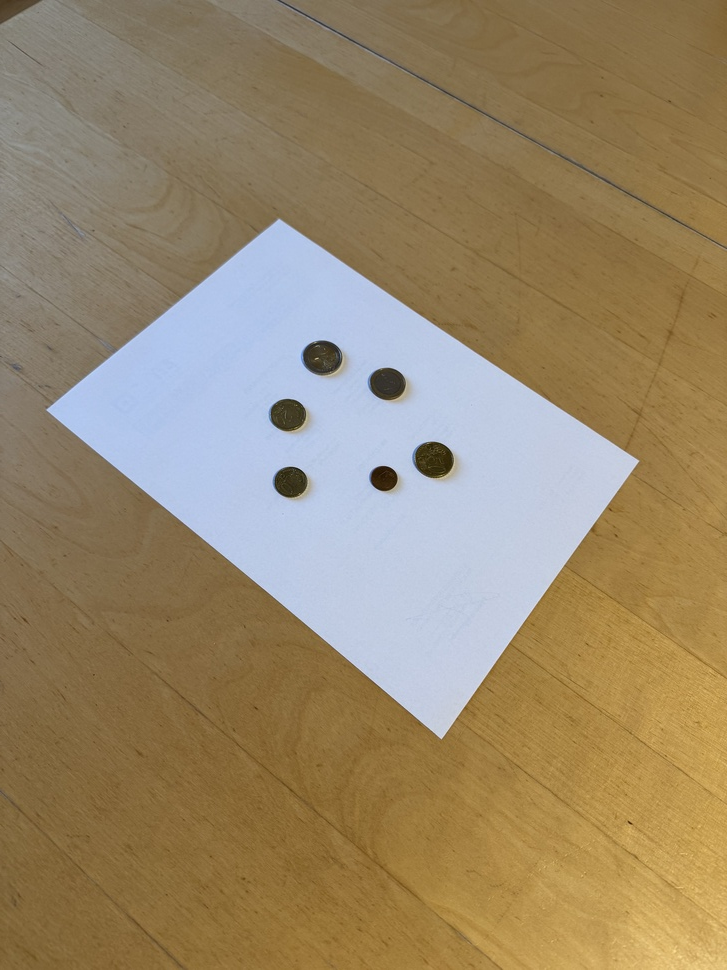
#> input picture 08_projects/data/euros1.jpeg, 727 x 970 px, shrunk from 4284 x 5712 before the run; its folder holds 5 pictures in this run
$ jupyter execute euro_detection.ipynb
#> lines starting #> are read from the running program, lines starting #| are printed output that depends on the picture; after the words box and inside, x2 and y2 are one past the last pixel; in counts of white or black regions, pixels touching at a corner belong together
# Euro Coin Detection and Value Estimation on A4

## 1. Introduction / problem description

In this notebook we develop a robust computer-vision pipeline in Python to detect and classify Euro coins lying on a DIN A4 sheet of paper.

**Input**

- A single RGB photo of Euro coins lying on a DIN A4 sheet (210 × 297 mm).
- The camera viewpoint, illumination (shadows, brightness), and number / arrangement of coins may vary.

**Goals**

1. Detect the A4 sheet and rectify the image to a top-down, metric view using a projective homography.
2. Detect all coins on the rectified A4 image.
3. Measure each coin’s diameter in millimetres using the known A4 size as a reference.
4. Classify each detected coin into the correct Euro denomination
   (1c, 2c, 5c, 10c, 20c, 50c, 1€, 2€).
5. Compute the total value of all coins, e.g. `Total detected value = € 3.81`.
6. Make the pipeline robust against:
   - moderate shadows and illumination changes,
   - small noise / extra small objects on the paper,
   - missing or wrong detections.

If a critical step fails (e.g. A4 not found, segmentation too noisy), the notebook should **raise a clear error or warning** instead of silently producing wrong results.

---

## 2. Imports and basic helper functions

[cell 1]
# ================================================================
# 2. Imports and helper functions
# ================================================================

from pathlib import Path
from dataclasses import dataclass

import warnings

import cv2
import numpy as np
import matplotlib.pyplot as plt


# Make plots appear larger and a bit nicer inside the notebook
plt.rcParams["figure.figsize"] = (8, 6)
plt.rcParams["image.cmap"] = "gray"
plt.rcParams["axes.grid"] = False


def show(img: np.ndarray, title: str = "", cmap: str | None = None) -> None:
    """
    Display an image (grayscale or BGR color) inside the notebook.

    Parameters
    ----------
    img : np.ndarray
        Image to display. Can be a 2D grayscale array or a 3D BGR color image
        as returned by OpenCV (shape: H×W×3, dtype uint8).
    title : str, optional
        Title text shown above the image.
    cmap : str or None, optional
        Matplotlib colormap to use for grayscale images. If None, a default
        grayscale colormap is used. This argument is ignored for color images.

    Notes
    -----
    OpenCV uses BGR channel order, while Matplotlib expects RGB.
    For 3-channel images we automatically convert from BGR to RGB
    before displaying.
    """
    plt.figure()

    if img.ndim == 2:
        # Grayscale image
        plt.imshow(img, cmap=cmap or "gray")
    elif img.ndim == 3 and img.shape[2] == 3:
        # Color image in BGR → convert to RGB for Matplotlib
        img_rgb = cv2.cvtColor(img, cv2.COLOR_BGR2RGB)
        plt.imshow(img_rgb)
    else:
        raise ValueError(
            f"Unsupported image shape {img.shape!r}. Expected 2D grayscale "
            "or 3D BGR color image with 3 channels."
        )

    if title:
        plt.title(title)
    plt.axis("off")
    plt.show()

## 3. Configuration and data paths

In this section we define:

- Paths to the input images.
- The physical dimensions of a DIN A4 sheet in millimetres.
- An initial guess for the pixel density (`PIXELS_PER_MM`) of the rectified A4 view.
- The true diameters and monetary values of Euro coins.

The A4 dimensions and Euro diameters will later allow us to convert measured
pixel diameters into millimetres and classify each coin by its physical size.

[cell 2]
# ================================================================
# 3. Configuration and data paths
# ================================================================

# Base directory for input images (adapt this to your folder structure)
DATA_DIR = Path("data")  # e.g. notebook_folder / "data"

# Single example image for development
# TODO: adjust this filename to match your actual file
IMAGE_PATH = DATA_DIR / "euros1.jpeg"

# --- A4 sheet dimensions in millimetres ---
A4_WIDTH_MM = 210.0   # short side
A4_HEIGHT_MM = 297.0  # long side

# --- Pixel density of the rectified A4 image ---
# This controls the resolution of the warped, top-down A4 view.
# Example: 8 pixels per millimetre → about 1680 x 2376 pixels for A4.
PIXELS_PER_MM = 8.0

# Derived output size for the rectified A4 image (in pixels)
A4_WIDTH_PX = int(round(A4_WIDTH_MM * PIXELS_PER_MM))
A4_HEIGHT_PX = int(round(A4_HEIGHT_MM * PIXELS_PER_MM))

print(f"A4 rectified size: {A4_WIDTH_PX} x {A4_HEIGHT_PX} px")


# --- Euro coin diameters in millimetres (official nominal values) ---
EURO_MM = {
    "1c":  16.25,
    "2c":  18.75,
    "5c":  21.25,
    "10c": 19.75,
    "20c": 22.25,
    "50c": 24.25,
    "1e":  23.25,
    "2e":  25.75,
}

# --- Euro coin values in Euro ---
EURO_VAL = {
    "1c":  0.01,
    "2c":  0.02,
    "5c":  0.05,
    "10c": 0.10,
    "20c": 0.20,
    "50c": 0.50,
    "1e":  1.00,
    "2e":  2.00,
}

print("Defined Euro coin diameters (mm):")
for k, v in EURO_MM.items():
    print(f"  {k:>2} : {v:5.2f} mm")

print("\nDefined Euro coin values (€):")
for k, v in EURO_VAL.items():
    print(f"  {k:>2} : {v:4.2f} €")

## 4. Image loading and inspection

We begin by loading one example image using OpenCV (`cv2.imread`).
We print the image shape to verify that the file exists and has the expected
dimensions, and we display it to visually confirm orientation, brightness,
and the presence of the A4 sheet and coins.

Important checks:

- If `cv2.imread(...)` returns `None`, the path is wrong.
- The image should have shape `(H, W, 3)` with dtype `uint8`.
- The A4 sheet should be visible and mostly brighter than the background.

[cell 3]
# ================================================================
# 4. Image loading and inspection
# ================================================================

# Try to load the image
img_bgr = cv2.imread(str(IMAGE_PATH))
#> img_bgr is the input picture: shape (970, 727, 3); mean B, G, R 106.1, 135.2, 152.3

if img_bgr is None:
    raise FileNotFoundError(f"Could not load image: {IMAGE_PATH}")

print(f"Loaded image: {IMAGE_PATH.name}")
print(f"Shape: {img_bgr.shape}, dtype: {img_bgr.dtype}")
#| Shape: (970, 727, 3), dtype: uint8

# Show the raw BGR image (converted to RGB inside show())
show(img_bgr, title="Raw input image (BGR)")

## 5.1 A4 detection – grayscale, blur, and Otsu threshold

We detect the A4 sheet by separating it from the darker wooden table.
A4 paper is highly reflective and bright, so simple global thresholding with
Otsu's method is effective.

Steps:
1. Convert the image to grayscale.
2. Apply a Gaussian blur to suppress small details (coins, texture).
3. Apply Otsu thresholding (`THRESH_BINARY`) to separate bright paper (white)
   from darker background (black).

This creates a clean mask where the A4 sheet should appear as the largest
white region.

[cell 4]
# ================================================================
# 5.1 A4 detection – grayscale, blur, Otsu threshold
# ================================================================

# Convert to grayscale
img_gray = cv2.cvtColor(img_bgr, cv2.COLOR_BGR2GRAY)
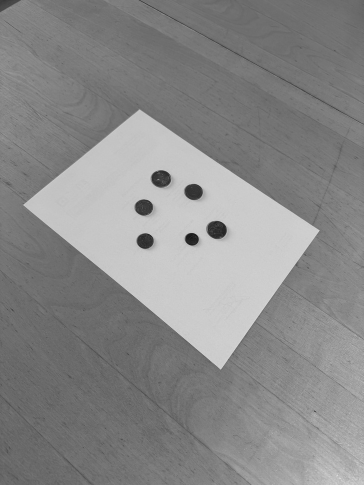
#> img_gray: shape (970, 727) (shown at 1/2 size); min 18, max 224, mean 137

# Gaussian blur to remove coins & noise
img_blur = cv2.GaussianBlur(img_gray, (21, 21), 0)

# Otsu threshold: paper should become white
_, mask_paper = cv2.threshold(
    img_blur, 0, 255, cv2.THRESH_BINARY + cv2.THRESH_OTSU
)
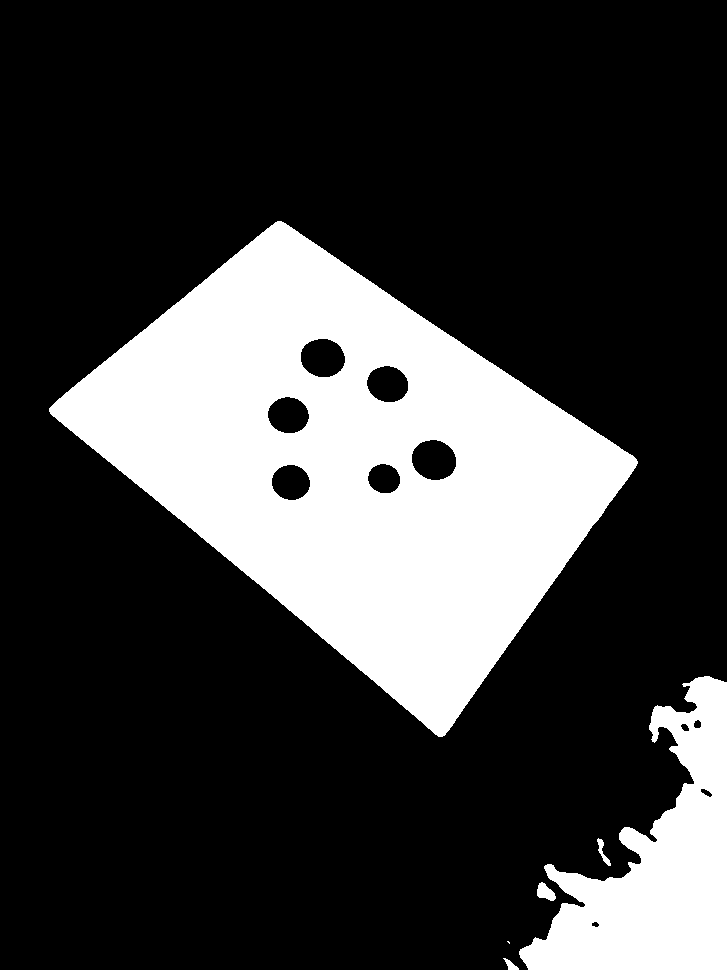
#> mask_paper: shape (970, 727); 24.5% white; 6 white regions (1 under 20 px)

print("Thresholding complete.")
print("White pixels in mask:", np.sum(mask_paper == 255))
#| White pixels in mask: 172598

# Visualize
show(img_gray, title="Grayscale image")
show(img_blur, title="Blurred image")
show(mask_paper, title="Binary mask (paper ≈ white)")

## 5.2 Find the largest convex quadrilateral (A4 sheet)

We extract contours from the binary mask and search for the A4 sheet.

Approach:

1. Find all external contours.
2. Approximate each contour using `cv2.approxPolyDP`.
3. Keep contours that:
   - have exactly 4 vertices,
   - are convex,
   - have a large area.
4. Select the largest quadrilateral as the A4 sheet.

This function returns the four corner points in image pixel coordinates.
If no valid quadrilateral is found, the function raises a clear exception.

[cell 5]
# ================================================================
# 5.2 Find the largest convex quadrilateral from the binary mask
# ================================================================

def find_largest_quad_from_binary(mask: np.ndarray):
    """
    Find the largest convex quadrilateral in a binary mask.

    Parameters
    ----------
    mask : np.ndarray
        A binary image (uint8) where the A4 sheet should appear as a white region.

    Returns
    -------
    quad : np.ndarray of shape (4, 2)
        The corner points (x, y) of the largest detected quadrilateral.

    Raises
    ------
    ValueError
        If no suitable quadrilateral is found.
    """
    # Find contours (external only)
    contours, _ = cv2.findContours(mask, cv2.RETR_EXTERNAL, cv2.CHAIN_APPROX_SIMPLE)
#> contours = 6 contours, 1 with area under 20; largest, box (x1, y1, x2, y2) and area: (49, 221, 638, 737) 149031, (519, 676, 727, 970) 28854, (537, 882, 556, 901) 198, (597, 838, 611, 866) 98, (503, 958, 519, 970) 68

    if not contours:
        raise ValueError("No contours found in mask — A4 detection failed.")

    best_area = 0
    best_quad = None

    for cnt in contours:
        area = cv2.contourArea(cnt)
        if area < 10000:  # ignore tiny objects
            continue

        # Polygon approximation
        peri = cv2.arcLength(cnt, True)
        approx = cv2.approxPolyDP(cnt, 0.02 * peri, True)

        # Keep convex quadrilaterals only
        if len(approx) == 4 and cv2.isContourConvex(approx):
            if area > best_area:
                best_area = area
                best_quad = approx.reshape(4, 2)
#> this loop made 6 passes
#> (area, peri, best_area, best_quad) on pass 6: (149031, 1653, 149031, [[277, 221], [49, 411], [442, 736], [637, 461]])
#> after the loop, best_area = 149031

    if best_quad is None:
        raise ValueError("No convex quadrilateral found — check segmentation or lighting.")

    print(f"Largest quadrilateral area: {best_area:.0f} px²")
#| Largest quadrilateral area: 149031 px²
    return best_quad


# --- Run the function on our mask ---
quad = find_largest_quad_from_binary(mask_paper)
#> quad = [[277, 221], [49, 411], [442, 736], [637, 461]]

print("Detected quad points:")
print(quad)
#| [[277 221]
#|  [ 49 411]
#|  [442 736]
#|  [637 461]]

# Visualize the detected quadrilateral on the original image
img_quad_vis = img_bgr.copy()
cv2.polylines(img_quad_vis, [quad.reshape(-1, 1, 2)], True, (0, 0, 255), 5)
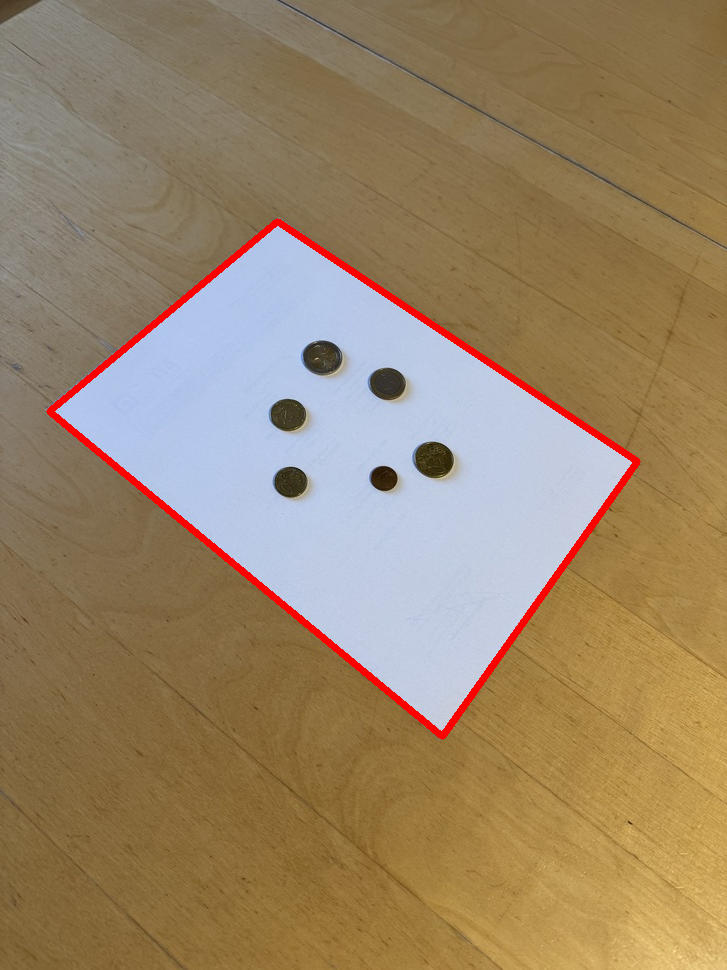
#> img_quad_vis: shape (970, 727, 3); 1.55% of pixels changed, all inside (x1, y1, x2, y2) = (46, 218, 641, 740)
show(img_quad_vis, title="Detected A4 quadrilateral on raw image")

## 5.3 Order the A4 corners (top-left, top-right, bottom-right, bottom-left)

The detected quadrilateral consists of four points in arbitrary order.
For the homography we need a **consistent ordering**:

1. top-left (TL)
2. top-right (TR)
3. bottom-right (BR)
4. bottom-left (BL)

A common strategy is:

- Compute the sum `s = x + y` for each point:
  - smallest sum → top-left,
  - largest sum → bottom-right.
- Compute the difference `d = x − y`:
  - smallest difference → top-right,
  - largest difference → bottom-left.

This assumes a standard image coordinate system with `x` to the right and
`y` downwards, which is the case for OpenCV images.

[cell 6]
# ================================================================
# 5.3 Order corners (TL, TR, BR, BL)
# ================================================================

def order_corners(pts: np.ndarray) -> np.ndarray:
    """
    Robustly order four corner points (TL, TR, BR, BL) using centroid + angle.

    Parameters
    ----------
    pts : ndarray of shape (4, 2)

    Returns
    -------
    ordered : ndarray of shape (4, 2)
        Ordered points (TL, TR, BR, BL).
    """
    pts = np.asarray(pts, dtype=np.float32)
#> pts = [[277, 221], [49, 411], [442, 736], [637, 461]]
    if pts.shape != (4, 2):
        raise ValueError("Expected shape (4,2)")

    # Compute centroid
    cx = np.mean(pts[:, 0])
#> cx = 351.2
    cy = np.mean(pts[:, 1])
#> cy = 457.2

    # Compute angle of each point wrt centroid
    angles = np.arctan2(pts[:, 1] - cy, pts[:, 0] - cx)
#> angles = [-1.88, -2.99, 1.26, 0.0131]
    # Sort by angle (counterclockwise)
    idx = np.argsort(angles)
#> idx = [1, 0, 3, 2]
    pts_sorted = pts[idx]
#> pts_sorted = [[49, 411], [277, 221], [637, 461], [442, 736]]

    # After sorting:
    # pts_sorted[0] = BL
    # pts_sorted[1] = TL
    # pts_sorted[2] = TR
    # pts_sorted[3] = BR
    # (depending on orientation)

    # Identify TL as point with smallest (x+y)
    s = pts_sorted.sum(axis=1)
#> s = [460, 498, 1098, 1178]
    tl_idx = np.argmin(s)
#> tl_idx = 0
    # rotate array so tl_idx becomes position 0
    pts_rotated = np.roll(pts_sorted, -tl_idx, axis=0)
#> pts_rotated = [[49, 411], [277, 221], [637, 461], [442, 736]]

    # Now order is (TL, ?, ?, ?)
    # Next points in CCW order: TR, BR, BL
    TL = pts_rotated[0]
#> TL = [49, 411]
    TR = pts_rotated[1]
#> TR = [277, 221]
    BR = pts_rotated[2]
#> BR = [637, 461]
    BL = pts_rotated[3]
#> BL = [442, 736]

    return np.stack([TL, TR, BR, BL], axis=0)


# Apply ordering to the detected quadrilateral
quad_ordered = order_corners(quad)
#> quad_ordered = [[49, 411], [277, 221], [637, 461], [442, 736]]

print("Ordered quad points (TL, TR, BR, BL):")
print(quad_ordered)
#| [[ 49. 411.]
#|  [277. 221.]
#|  [637. 461.]
#|  [442. 736.]]

# Visualize with labels
labels = ["TL", "TR", "BR", "BL"]
img_corners_vis = img_bgr.copy()

for (x, y), label in zip(quad_ordered, labels):
    x_i, y_i = int(x), int(y)
    cv2.circle(img_corners_vis, (x_i, y_i), 15, (0, 255, 0), -1)
    cv2.putText(
        img_corners_vis,
        label,
        (x_i + 10, y_i - 10),
        cv2.FONT_HERSHEY_SIMPLEX,
        1.0,
        (0, 0, 255),
        2,
        cv2.LINE_AA,
    )
#> this loop made 4 passes
#> (x, y, label, x_i, y_i) on passes 1 to 4: (49, 411, 'TL', 49, 411), (277, 221, 'TR', 277, 221), (637, 461, 'BR', 637, 461), (442, 736, 'BL', 442, 736)
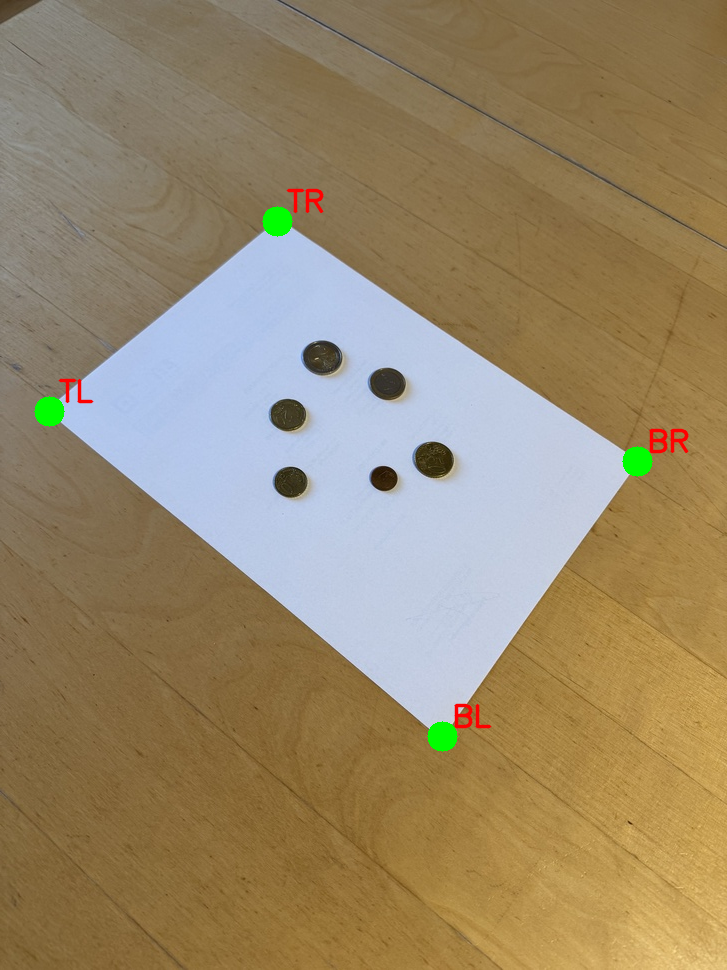
#> img_corners_vis: shape (970, 727, 3); 0.7% of pixels changed, all inside (x1, y1, x2, y2) = (34, 188, 689, 752)

show(img_corners_vis, title="Ordered A4 corners (TL, TR, BR, BL)")

## 5.4 Homography and 5.5 Rectified A4 image

Given the ordered A4 corners in the original image (TL, TR, BR, BL) and the
desired metric size of the A4 sheet in pixels, we can compute a projective
homography \( H \) that maps between the two.

- **Source points**: the 4 detected A4 corners in the input image.
- **Destination points**: the 4 corners of an axis-aligned A4 rectangle of size
  `A4_WIDTH_PX × A4_HEIGHT_PX` pixels.

We then apply `cv2.warpPerspective` to obtain:

- `img_rect_bgr` – a top-down, metric view of the A4 sheet in BGR,
- `img_rect_gray` – its grayscale version.

In the rectified image:

- the A4 borders should be parallel to the image axes,
- the physical scale is approximately `PIXELS_PER_MM`,
- coins should appear undistorted and circular.

[cell 7]
# ================================================================
# 5.4 Homography and rectified A4 image
# ================================================================

# Source points: detected A4 corners in original image (TL, TR, BR, BL)
src_pts = quad_ordered.astype(np.float32)
#> src_pts = [[49, 411], [277, 221], [637, 461], [442, 736]]

# Destination points: axis-aligned A4 rectangle in the rectified image
dst_pts = np.array(
    [
        [0, 0],                           # TL
        [A4_WIDTH_PX - 1, 0],             # TR
        [A4_WIDTH_PX - 1, A4_HEIGHT_PX - 1],  # BR
        [0, A4_HEIGHT_PX - 1],            # BL
    ],
    dtype=np.float32,
)

# Compute homography (image → rectified A4)
H, status = cv2.findHomography(src_pts, dst_pts)
#> H = [[4.3, -5.2, 1924.7], [4.95, 5.94, -2682.5], [-0.000126, 0.000933, 1]]; status = [1, 1, 1, 1]

if H is None:
    raise RuntimeError("Homography computation failed (H is None).")

print("Homography matrix H:")
print(H)
#| [[ 4.29623100e+00 -5.19513472e+00  1.92468505e+03]
#|  [ 4.94743008e+00  5.93691609e+00 -2.68249659e+03]
#|  [-1.26117663e-04  9.33197807e-04  1.00000000e+00]]
print("Inlier mask from findHomography:", status.ravel().tolist())
#| Inlier mask from findHomography: [1, 1, 1, 1]

# Warp original image to obtain top-down view of A4
img_rect_bgr = cv2.warpPerspective(
    img_bgr, H, (A4_WIDTH_PX, A4_HEIGHT_PX)
)
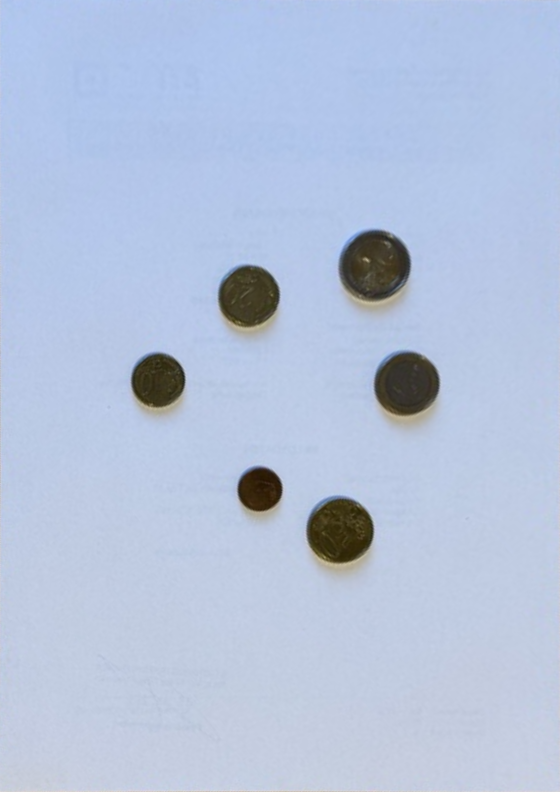
#> img_rect_bgr: shape (2376, 1680, 3) (shown at 1/3 size); mean B, G, R 220.4, 194.9, 181

# Also prepare a grayscale version of the rectified image
img_rect_gray = cv2.cvtColor(img_rect_bgr, cv2.COLOR_BGR2GRAY)

print("Rectified image shape:", img_rect_bgr.shape)
#| Rectified image shape: (2376, 1680, 3)
#> (the rest of the program and of its run is left out)
